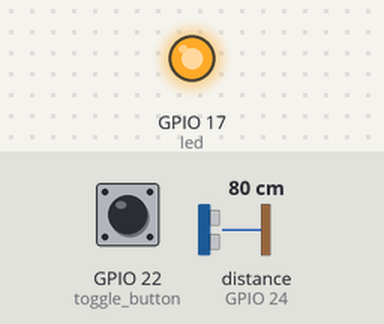
This program was run on a simulated Raspberry Pi (BCM pin numbers). Shown: output pins drawn as LEDs (lit = HIGH). The inputs (shaded band) are chosen by the test bench; at power-on: GPIO 22 (toggle_button) HIGH, distance to the obstacle (sensor on GPIO 24) 80 cm. The echo pulse lasts 58.3 µs per cm; the camera gives no picture and a still takes 0.5 s; what the program prints to the terminal is not drawn.

Above: at 1.2 s.
1.3 s: GPIO 22 (toggle_button) pulled LOW for 0.15 s
At 2.1 s:
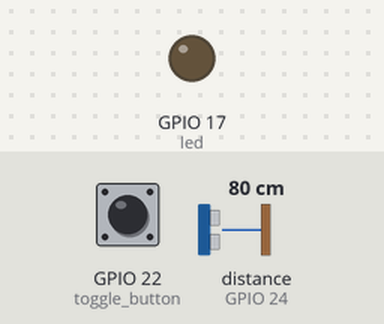
2.9 s: GPIO 22 (toggle_button) pulled LOW for 1 s
At 3.3 s:
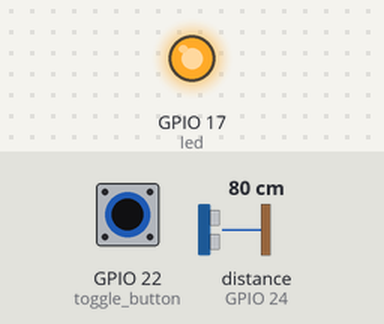
8.4 s: GPIO 22 (toggle_button) pulled LOW for 3.2 s
At 8.7 s:
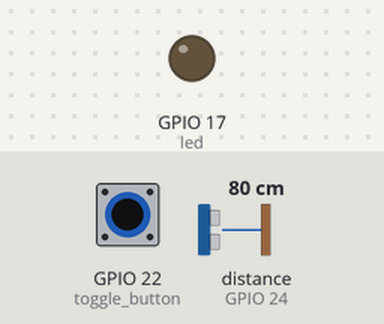
Timing chart, 0 to 11.4 s (numbered marks = the images above; inputs shaded):
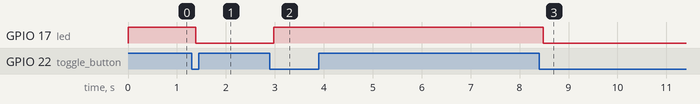

Measured:
- after the input at 1.3 s, GPIO 17 (led): HIGH → LOW after 0.08 s
- after the input at 2.9 s, GPIO 17 (led): LOW → HIGH after 0.08 s
- after the input at 8.4 s, GPIO 17 (led): HIGH → LOW after 0.08 s

The program:

day4_level1_camera_sensor_trigger.py
```python
"""
Raspberry Pi Camp - Day 4 - Level 1 (guided build)
Automatically takes a photo when someone steps within range of the
ultrasonic sensor. A system LED and toggle button arm/disarm the whole thing.

Wiring:
    LED           -> GPIO 17
    Toggle button -> GPIO 22, GND
    Sensor        -> 5V, GND, Trigger on GPIO 23, Echo on GPIO 24
    Camera        -> CSI port
"""

from gpiozero import LED, Button, DistanceSensor
from picamera2 import Picamera2
from time import sleep
from datetime import datetime

camera = Picamera2()
camera.start()

sensor = DistanceSensor(echo=24, trigger=23)
led = LED(17)
toggle_button = Button(22)
system_on = True


def toggle_system():
    global system_on
    system_on = not system_on


toggle_button.when_pressed = toggle_system

print("Booth armed. Step within 30cm to trigger a photo. Ctrl+C to quit.")

while True:
    if system_on:
        led.on()
        cm = sensor.distance * 100
        if cm < 30:
            filename = datetime.now().strftime("photo_%H%M%S.jpg")
            camera.capture_file(filename)
            print("Captured:", filename)
            sleep(3)  # cooldown so one visit doesn't spam captures
    else:
        led.off()
    sleep(0.1)
```
